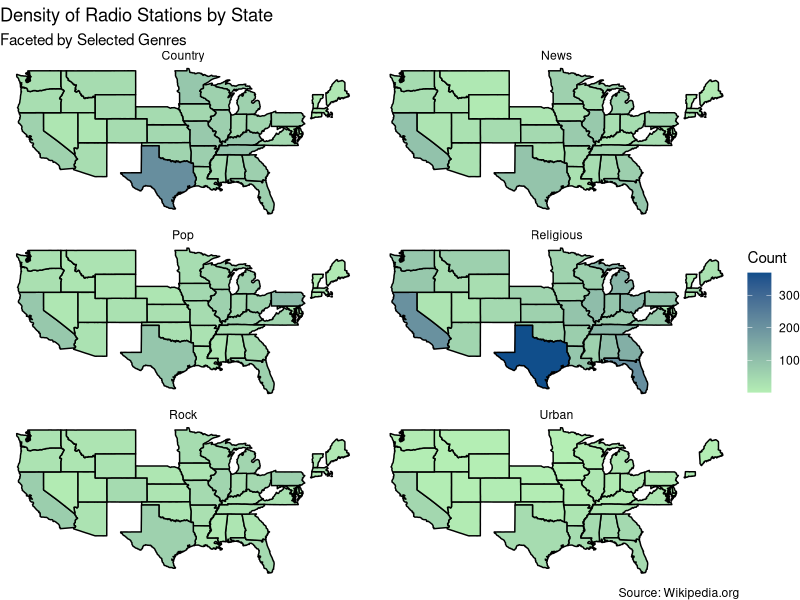
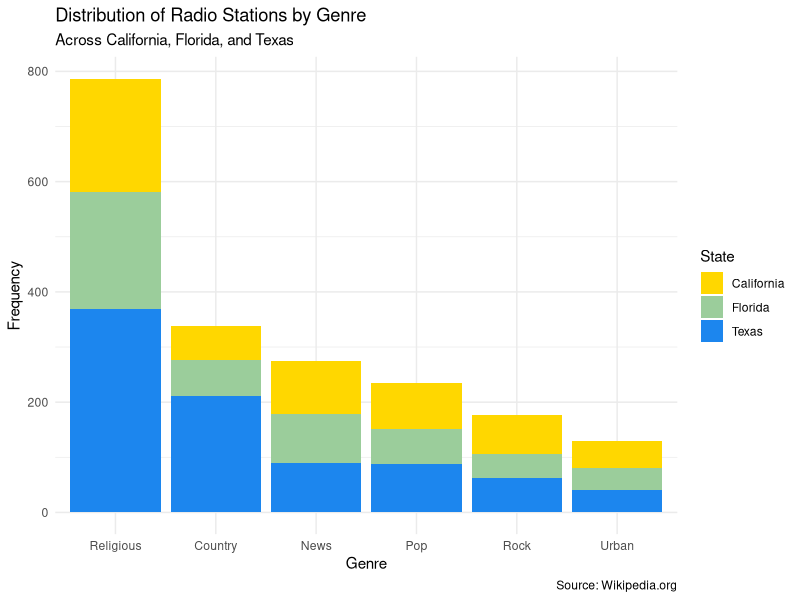
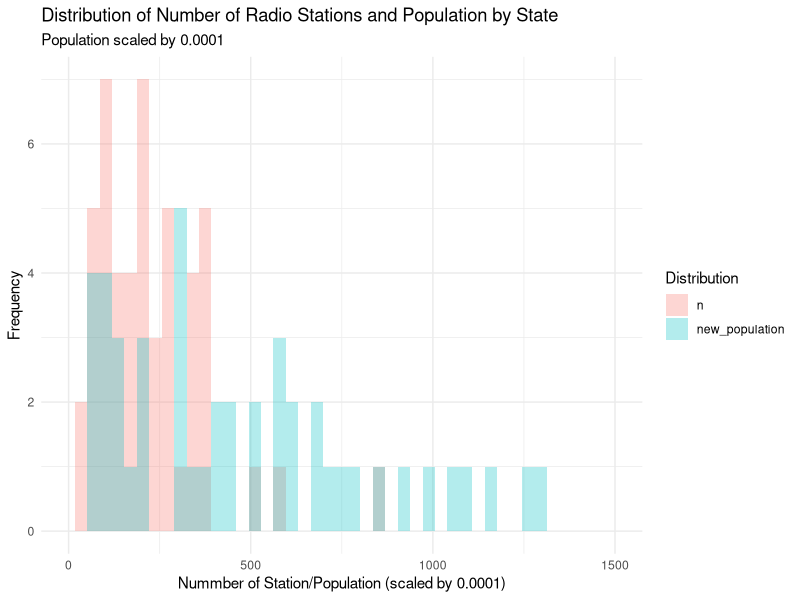
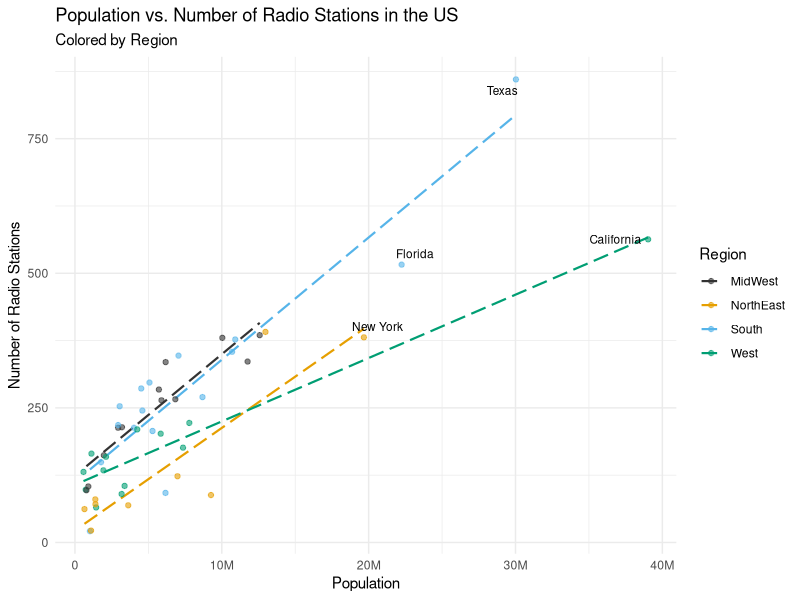

These charts were generated, in order, by the following R code:
## ---- chunk 1
#| label: load-packages
#| include: false

# Add any additional packages you need to this chunk
# Remove any packages from this list that you're not using

library(tidyverse)
library(ggrepel)
library(scales)
library(maps)
library(forcats)
## ---- chunk 2
#| label: setup
#| include: false

# For better figure resolution
knitr::opts_chunk$set(
  fig.retina = 3, 
  dpi = 300, 
  fig.width = 6, 
  fig.asp = 0.618, 
  out.width = "70%"
  )
## ---- chunk 3
#| label: load-data
#| include: false

# Load your data here
state_stations <- read_csv(file = 'data/state_stations.csv')
pop_data <- read_csv("data/population_data_2022.csv")
## ---- chunk 4
#| label: genre list
#| echo: false
#| warning: false

Genre_Lists <- list(
    c('Religious', 'Christian', 'Gospel', 'Religion', 'Catholic', 'worship'),
    c('Urban', 'R&B', 'Blues', 'Rhythmic','Rhythym and Blues','Hip Hop', 
     'mainstream urban', 'Urban adult contemporary', 'Urban contemporary'),
    c('Pop', 'Contemporary Hit', 'adult contemporary', 'Top 40 (CHR)', 
    'Hot AC', 'CHR'),
    c( 'Rock', 'Alternative','Indie'),
    c('Country','Southern', 'Bluegrass'),
    c('News', 'News/Talk', 'Talk'))
## ---- chunk 5
#| label: data prep for Q1
#| echo: false
#| warning: false


#https://stackoverflow.com/questions/62396968/how-can-i-group-a-column-based-off-of-a-list-of-string-patterns-in-r

state_stations <- read_csv(file = 'data/state_stations.csv')

tmpstr <- Reduce(function(s, lst) gsub(paste0("(", paste(lst, collapse = "|"),
                ")"), lst[1], s, ignore.case = TRUE),
                Genre_Lists, init = state_stations$format)

tmpGenres <- regmatches(tmpstr,
                gregexpr(paste0("(", paste0(sapply(Genre_Lists, `[[`,
                1), collapse = "|"), ")"),tmpstr, ignore.case = TRUE))

tmpGenres <- replace(tmpGenres, sapply(tmpGenres, Negate(length)),
                NA_character_)

tmpGenres <- sapply(tmpGenres, tail, n = 1)
tmpGenres[ is.na(tmpGenres) ] <- "Not Found"
state_stations$Genre <- tmpGenres

state_stations<-state_stations|>
  filter(!is.na(format))|>
  filter(Genre!='Not Found')

us_states <- map_data("state")

number_stations <- state_stations |>
  group_by(state, Genre) |>
  summarise(n = n())

number_stations <- drop_na(number_stations)
number_stations$state <- tolower(number_stations$state)
merged_stations <- full_join(us_states, number_stations, 
                             by = c("region" = "state"))

merged_stations <- merged_stations|>
  filter(!is.na(region))|>
  filter(!is.na(Genre))

CFT<- state_stations|>
  filter(state == "Texas" | state =="California" | state == "Florida") |>
  select(c(state, Genre)) |>
  group_by(state, Genre)
## ---- chunk 6
#| label: Q1 plot-1
#| echo: false
#| warning: false
#| fig-alt: |
#|  The trends are not very strong. News, Pop, Rock, and Urban all have a  
#|  relatively consistent number of radio stations across the US. However, for the #|  Country genre, Texas has a much higher concentration of radio stations than the #|  rest of the states. In the Religion genre, Texas has by far the highest 
#|  concentration with over 300 religious stations.


# Play around with height and width until you're happy with the look

ggplot() +
  geom_polygon(data = merged_stations, 
               aes(x = long, y = lat, group = group, fill = n), 
               color = "black") +
  facet_wrap(~ Genre, nrow=3, ncol=2, scales="free") +
  scale_fill_continuous(
  low = "darkseagreen2",high = "dodgerblue4") +
  labs(x = "", 
      title ="Density of Radio Stations by State",
      subtitle = "Faceted by Selected Genres",
      fill = "Count",
      caption = "Source: Wikipedia.org") + 
      theme_void()

## ---- chunk 7
#| label: Q1 plot-2
#| echo: false
#| warning: false
#| fig-alt: |
#|   Body mass The bar plot reveals that within these three states, the religion 
#|   genre has by far the most stations at almost 800. Texas stations make up almost #|   half of those stations. The genre with the second most stations across these 
#|   states is country, which has a little over 300 observations. Again, Texas makes #|   up the majority of these at about 200 stations within this category, the rest #|   being fairly evenly split among California and Florida.

ggplot(data=CFT, aes(x=fct_infreq(Genre), fill=state))+geom_bar() +
  scale_fill_manual(values=c('gold', 'darkseagreen3', 'dodgerblue2')) +
  theme_minimal() +
  labs(x = "Genre", 
      y = "Frequency",
      title ="Distribution of Radio Stations by Genre",
      subtitle = "Across California, Florida, and Texas",
      fill="State",
      caption = "Source: Wikipedia.org")

## ---- chunk 8
#| label: data prep for Q2
#| echo: false
#| warning: false

pop_data <- read_csv("data/population_data_2022.csv")

# label states
pop_data <- pop_data |> 
  mutate(
    region_name = case_when(
      REGION == 1 ~ "NorthEast",
      REGION == 2 ~ "MidWest",
      REGION == 3 ~ "South",
      REGION == 4 ~ "West",)) |> 
    select(region_name, NAME, POPESTIMATE2022)

# remove region names
pop_data <- pop_data[-c(1:14),]

# remove Puerto Rico
pop_data <- subset(pop_data, region_name != "Puerto Rico")

# remove '_" from space station state colums
state_stations$state <- sub("_", " ", state_stations$state)

state_stations_pop <- merge(x = state_stations, y = pop_data, by.x = "state",
                        by.y = "NAME")

state_stations_pop_reg <- distinct(state_stations_pop |> group_by(state) |> 
                            summarise(n = n(), region_name = region_name,
                            pop_2022 = POPESTIMATE2022))
station_count <- distinct(state_stations_pop |> 
      group_by(state) |> 
      summarise(n=n(), region_name=region_name, population = POPESTIMATE2022))
trial<-station_count |>
  mutate(new_population=population/10000) |>
  pivot_longer(cols=c("n", "new_population"),
               names_to="Distribution",
               values_to='x_value')

## ---- chunk 9
#| label: Q2 plot-1
#| echo: false
#| warning: false
#| fig-alt: |
#|   Body mass vs. flipper lenght of Palmer Penguins for species Adelie and all 
#|   the others combined together. There is a relatively strong, positive 
#|   relationship between the two variables. The Adelie penguins are clustered 
#|   together but they don't exhibit a different trend than the rest of the 
#|   penguins.

# Uses modified penguins dataset from previous chunk
# Play around with height and width until you're happy with the look

#https://stackoverflow.com/questions/6957549/overlaying-histograms-with-ggplot2-in-r
ggplot(data=trial, aes(x=x_value, fill= Distribution)) +
  geom_histogram(alpha = 0.3,bins=45,position="identity") + 
  xlim(0,1500) +
  labs(
    x = "Nummber of Station/Population (scaled by 0.0001)",
    y = "Frequency",
    title = "Distribution of Number of Radio Stations and Population by State",
    subtitle = "Population scaled by 0.0001") + 
    theme_minimal()
## ---- chunk 10
#| label: Q2 plot-2
#| echo: false
#| warning: false
#| fig-alt: |
#|   Body mass vs. flipper lenght of Palmer Penguins for species Adelie and all 
#|   the others combined together. There is a relatively strong, positive 
#|   relationship between the two variables. The Adelie penguins are clustered 
#|   together but they don't exhibit a different trend than the rest of the 
#|   penguins.

# Uses modified penguins dataset from previous chunk
# Play around with height and width until you're happy with the look

ggplot(state_stations_pop_reg, aes(x = pop_2022, y = n, color = region_name)) +
  geom_smooth(method = "lm", se = FALSE, size = 0.75, linetype = "longdash") +
  geom_point(alpha = 0.6) +
  geom_text_repel(
    data=subset(state_stations_pop_reg, pop_2022 > 15000000 | n > 500), 
    aes(label = state), 
    color = "black", 
    size = 3) +
  scale_x_continuous(labels = label_number(scale_cut = cut_short_scale())) +
  scale_color_manual(values = c("#333333", "#E69F00", "#56B4E9", "#009E73")) +
  labs(x = "Population", 
      y = "Number of Radio Stations", 
      title = "Population vs. Number of Radio Stations in the US",
      subtitle = "Colored by Region",
      color = "Region") + 
      theme_minimal()
## ---- chunk 11
#| label: recode-species
#| echo: false

# In this chunk I'm doing a bunch of analysis that I don't want to present 
# in my slides. But I need the resulting data frame for a plot I want to present.


## ---- chunk 12
#| warning: false
#| out-width: "100%"
#| fig-width: 4
#| echo: false

# See how I changed out-width and fig-width from defaults
# to make the figure bigger


## ---- chunk 13
#| label: penguins-table


